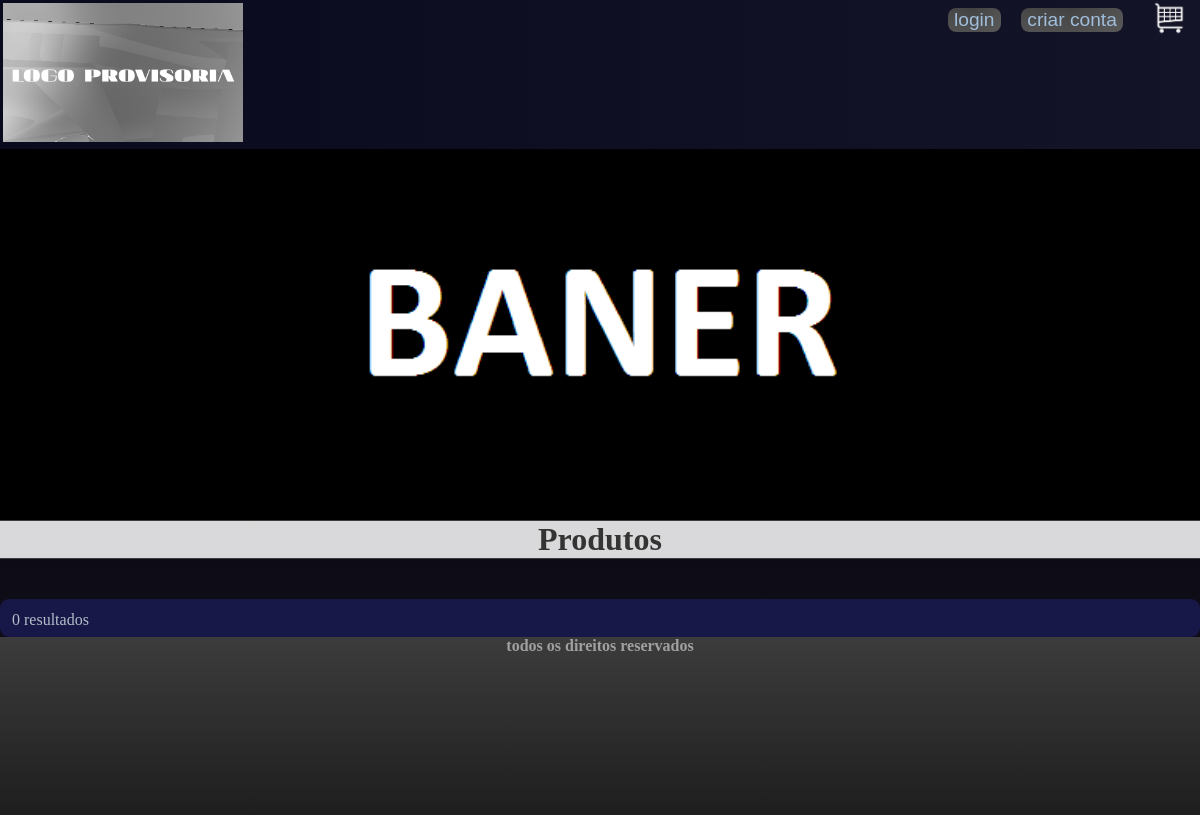
Before: /daniel/index.php with the older database file.
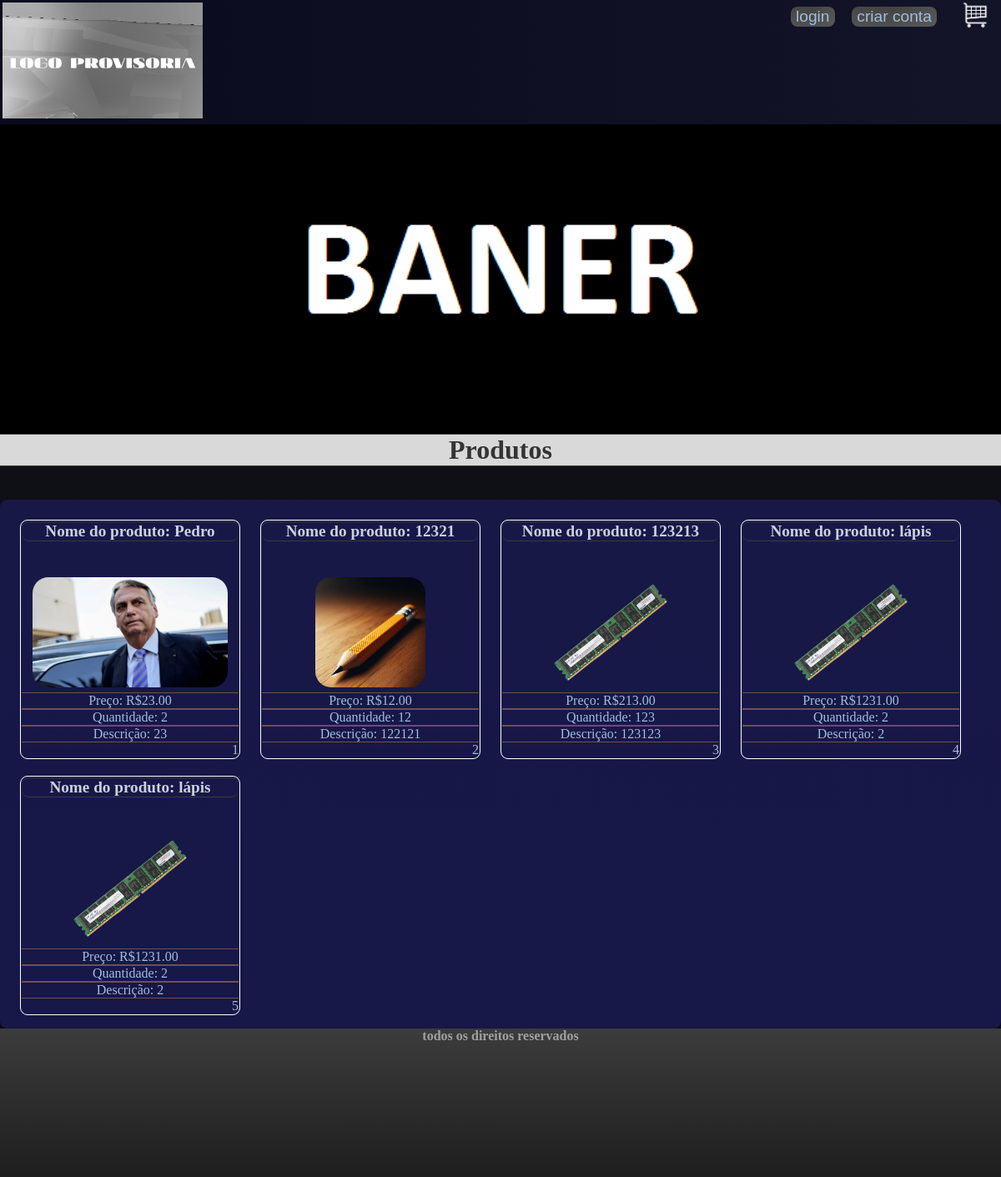
After: the same page with the newer database file.
### tables this page shows
CREATE TABLE `produto` (
  `id_produto` int NOT NULL,
  `nome_produto` varchar(80) NOT NULL,
  `preco_produto` decimal(10,2) NOT NULL,
  `quantidade_produto` varchar(100) NOT NULL,
  `fk_id_cores` int DEFAULT NULL,
  `fk_id_categorias` int DEFAULT NULL,
  `imagem` varchar(225) NOT NULL,
  `descricao` text NOT NULL,
  `produto` int DEFAULT NULL
);

### daniel/index.php (the view, shortened to what this page needs)
?><!doctype html>
<html lang="pt-br">
<head>
    <link rel="stylesheet" href="css/style.css">
    </head>
<body>
    <header>
        <div class="menu">
            <div>
            <a href="index.php">
                <li><img src="img/logo.png" class="imglogo" id="img1"></li>
            </a>
            </div>
<div class="login">
<button><a href="login.php">login</a></button>
<button><a href="criar_conta.php">criar conta</a></button>
    <div class="carrinho">
<a href="carrinho.php">
    <img src="img/carrinho.png" alt="Google (Noto Color Emoji - Unicode 15.1)" id="img2">
</a>
    </div>
    </header>
    <main>
<div class="main">
            <img src="img/teste.png" class="imagens" alt="">
            <h1 id="h1">Produtos</h1>
            </div>
            <div class='cards'>
<?php
$n = 0;
include_once('config.php');
$sql1 = "SELECT * FROM produto";
$result1 = $conexao->query($sql1);
if (mysqli_num_rows($result1) >= 1){
        while($row = $result1->fetch_assoc()) {
            $n += 1;
            echo "<a href='1.php'><section class='card'>";
            echo "<div> <h1 class='card_titulo'> Nome do produto: " . $row["nome_produto"] . "</h1></div>";
            echo "<div> <center><img src='" . $row["imagem"] . "' alt='Imagem' class='img1'><br></center>" . "</div>";
            echo "<div class='card_texto'>  Preço: R$" . $row["preco_produto"] . "</div>";
            echo "<div class='card_texto'> Quantidade: " . $row["quantidade_produto"] . "</div>";
            echo "<div class='card_texto'> Descrição:  " . $row["descricao"]. "</div>";
            print_r("<div align='right'>$n</div>");
            echo "</section>";
        }
} else {
    echo "0 resultados";
}
?>
</div>
    </main>
    <footer>
        <h2>todos os direitos reservados</h2>
    </footer>
</body>
</html>

### daniel/css/style.css (style rules this page uses)
body, * { margin: 0; }
body { background-image: linear-gradient(to top, rgb(11, 10, 24), rgb(18, 18, 20)); color: rgb(180, 190, 200); }
h1, h2, h4, h6 { text-align: center; color: rgb(200, 210, 220); }
#h1 { color: rgba(0, 0, 0, 0.76); background-color: #ffffffd7; }
h1 { border-top: 1px solid rgb(60, 60, 60); border-bottom: 1px solid rgb(60, 60, 60); margin-bottom: 5vh; }
h2 { margin-bottom: 20vh; font-size: medium; color: rgb(160, 160, 160); }
button { white-space: nowrap; cursor: pointer; font-size: larger; border: none; color: rgb(210, 210, 210); background: linear-gradient(rgba(80, 80, 80, 0.7), rgba(90, 90, 90, 0.8)) padding-box, linear-gradient(to right, #333333, #222222, #555555) border-box; border-radius: 8px; }
.login { margin-right: 1vw; width: 240px; height: 5vh; display: flex; justify-content: space-between; align-items: center; color: rgb(190, 190, 190); }
#img1 { margin: 3px; max-width: 20vw; max-height: 20vh; }
#img2 { max-width: 3vw; max-height: 5vh; padding-left: 0.7vw; }
.img1 { margin: 1%; border-radius: 19px; max-width: 24vw; max-height: 11vw; }
.menu { display: flex; justify-content: space-between; background-image: linear-gradient(to left, rgb(20, 20, 40), rgb(10, 10, 30)); }
li { list-style: none; flex-grow: 1; }
a { color: rgb(160, 190, 220); text-decoration: none; text-align: center; }
footer { display: flex; flex-wrap: nowrap; justify-content: space-around; background-image: linear-gradient(to top, rgb(30, 30, 30), rgb(60, 60, 60)); }
::placeholder { color: rgb(180, 180, 180); }
.main { display: flex; flex-direction: column; overflow: hidden; }
section { margin: 2px; padding: 1px; }
.cards { padding-left: 10vw; background-color: #20206b94; display: grid; min-width: 19vw; border-radius: 9px; grid-template-columns: 24vw 24vw 24vw 24vw; padding: 1vw 1vw 1vh 1vw ; }
.card { border-radius: 9px; display: flex; border: 1px solid #ffffff; flex-direction: column; min-width: 19vw; margin: 1vw 1vw 1vh 1vw ; }
.card_texto { font-size: absolute 120% !important; text-align: center; border-top: 1px solid #6d5151; overflow: hidden ; border-bottom: 1px solid #6d5151; }
.card_titulo { font-size: 120%; text-align: center; border-radius: 9px; border: 1px 0px 1px 0px solid #ffffff; }

Changed rows visible on the page:
added produto: nome_produto "Pedro", imagem (picture), preco_produto "23.00", quantidade_produto "2", descricao "23", value "1"
added produto: nome_produto "12321", imagem (picture), preco_produto "12.00", quantidade_produto "12", descricao "122121", value "2"
added produto: nome_produto "123213", imagem (picture), preco_produto "213.00", quantidade_produto "123", descricao "123123", value "3"
added produto: nome_produto "lápis", imagem (picture), preco_produto "1231.00", quantidade_produto "2", descricao "2", value "4"
added produto: nome_produto "lápis", imagem (picture), preco_produto "1231.00", quantidade_produto "2", descricao "2", value "5"
Other visible differences:
text no longer shown: "0 resultados"
